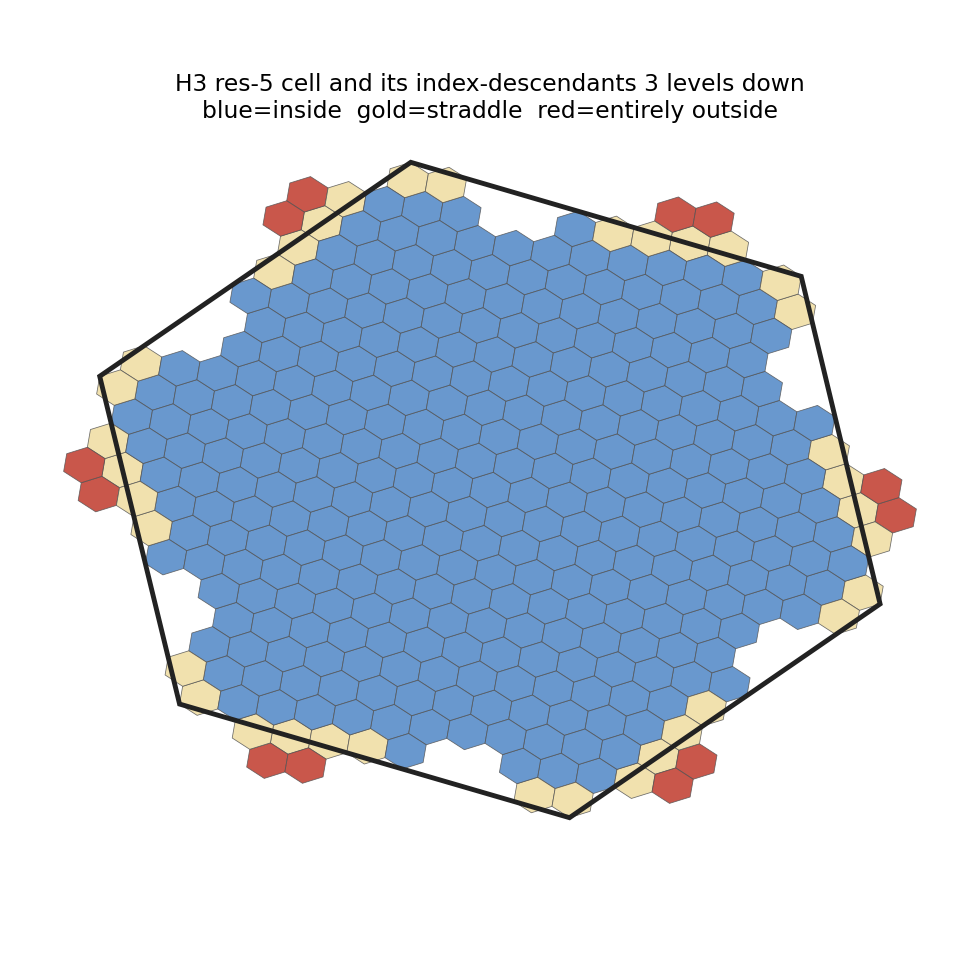

Source code (Python):
# Part of the Hex9 (H9) Project
# Copyright ©2025, Ben Griffin
# Licensed under the Apache License, Version 2.0

"""
H3 hierarchy: exact in the index, divergent in geometry — a demonstrator.

Backs the §12 nesting claim in the Hex9 paper (`docs/paper-draft.md`) and the
figures `docs/h3/001.jpg`–`003.jpeg`.  Two independent facts about H3's
aperture-7 subdivision:

  PART A — the INDEX hierarchy is exact and deterministic.
    `cell_to_parent` is single-valued and transitive, so a shared parent always
    implies a shared grandparent.  (This is why the paper must *not* claim
    otherwise in index terms — an earlier draft did, and a reviewer rightly
    flagged it.)

  PART B — the GEOMETRY does not nest, and the divergence compounds with depth.
    Counting a cell H's index-descendants by their area overlap with H:
      * 1 generation down  — only the centre child is inside; the other six straddle.
      * 2 generations down — boundary grandchildren split ~half-and-half (overlap ≈ 0.5).
      * 3 generations down — some index-descendants lie ENTIRELY outside H
                             (overlap = 0), though their address extends H's.
      * 4 generations down — many more do.
    So H3's hierarchy is an exact index laid over grids that never geometrically
    refine one another.  (The exact counts are cell-dependent; the *existence* of
    entirely-outside descendants by the third generation is the universal claim.)

This is a comparison demonstrator — it uses only the reference `h3` and `shapely`
libraries, no Hex9 code.

Run:
    python docs/h3/h3_nesting.py                 # print Part A + Part B table
    python docs/h3/h3_nesting.py --figure        # also write h3_nesting.png
    python docs/h3/h3_nesting.py --res 6 --lat 51.48 --lng 0 --gens 4

Last tested: 29 Jun 2026 — h3 4.x, shapely 2.x.
"""
import argparse

import h3
from shapely.geometry import Polygon
from shapely.ops import unary_union


def cell_polygon(cell: str) -> Polygon:
    """Lon/lat polygon of an H3 cell boundary (x=lng, y=lat)."""
    return Polygon([(lng, lat) for lat, lng in h3.cell_to_boundary(cell)])


def part_a_index_is_exact(lat: float, lng: float, res: int) -> None:
    """Index parent is single-valued + transitive ⇒ shared parent ⇒ shared grandparent."""
    base = h3.latlng_to_cell(lat, lng, res)
    siblings = h3.cell_to_children(base, res + 1)            # all share parent `base`
    grandparents = {h3.cell_to_parent(c, res - 1) for c in siblings}

    # transitivity over a wide sample: parent(parent(c)) == grandparent(c)
    sample = h3.cell_to_children(h3.latlng_to_cell(0.0, 0.0, res - 3), res + 1)
    transitive = all(
        h3.cell_to_parent(h3.cell_to_parent(c, res), res - 1)
        == h3.cell_to_parent(c, res - 1)
        for c in sample
    )

    print('PART A — index hierarchy (exact, deterministic)')
    print(f'  {len(siblings)} children of one cell share exactly '
          f'{len(grandparents)} grandparent  -> shared parent implies shared '
          f'grandparent: {len(grandparents) == 1}')
    print(f'  parent(parent(c)) == grandparent(c) for all {len(sample)} sampled '
          f'cells: {transitive}')
    print()


def part_b_geometry_diverges(lat: float, lng: float, res: int, gens: int) -> None:
    """Tabulate index-descendants of H by area-overlap with H, generation by generation."""
    h0 = h3.latlng_to_cell(lat, lng, res)
    H = cell_polygon(h0)

    print('PART B — geometric containment (divergent, compounding)')
    print(f'  anchor cell H = {h0}  (res {res})')
    print(f'  {"down":>4} {"descendants":>12} {"inside H":>9} {"straddle":>9} '
          f'{"OUTSIDE H":>10} {"min overlap":>12}')
    for k in range(1, gens + 1):
        desc = h3.cell_to_children(h0, res + k)
        fracs = []
        for d in desc:
            D = cell_polygon(d)
            inter = D.intersection(H).area
            fracs.append(inter / D.area if D.area else 0.0)
        outside = sum(f < 1e-9 for f in fracs)
        inside = sum(f > 0.999 for f in fracs)
        straddle = len(fracs) - outside - inside
        print(f'  {k:>4} {len(desc):>12} {inside:>9} {straddle:>9} '
              f'{outside:>10} {min(fracs):>12.3f}')
    print()
    print('  Note: counts are cell-dependent; the universal claim is the *existence*')
    print('  of entirely-outside index-descendants by the third generation.')


def write_figure(lat: float, lng: float, res: int, gens: int, path: str) -> None:
    """Optional: H and its `gens`-down index-descendants, coloured by containment."""
    try:
        import matplotlib
        matplotlib.use('Agg')
        import matplotlib.pyplot as plt
        from matplotlib.patches import Polygon as MplPolygon
    except ImportError:
        print('  (matplotlib not available — skipping figure)')
        return

    h0 = h3.latlng_to_cell(lat, lng, res)
    H = cell_polygon(h0)
    fig, ax = plt.subplots(figsize=(7, 7))
    ax.add_patch(MplPolygon(list(H.exterior.coords), closed=True, fill=False,
                            edgecolor='#222222', linewidth=2.5, zorder=3))
    # CVD-safe: blue=inside, gold=straddle, red=outside (luminance-separated).
    colours = {'in': '#4f86c6', 'straddle': '#efdca0', 'out': '#c0392b'}
    for d in h3.cell_to_children(h0, res + gens):
        D = cell_polygon(d)
        frac = D.intersection(H).area / D.area if D.area else 0.0
        key = 'out' if frac < 1e-9 else 'in' if frac > 0.999 else 'straddle'
        ax.add_patch(MplPolygon(list(D.exterior.coords), closed=True,
                                facecolor=colours[key], edgecolor='#555555',
                                linewidth=0.4, alpha=0.85, zorder=2))
    ax.autoscale()
    ax.set_aspect('equal')
    ax.set_title(f'H3 res-{res} cell and its index-descendants {gens} levels down\n'
                 f'blue=inside  gold=straddle  red=entirely outside')
    ax.axis('off')
    fig.tight_layout()
    fig.savefig(path, dpi=140)
    print(f'  Saved figure: {path}')


if __name__ == '__main__':
    ap = argparse.ArgumentParser(description=__doc__.splitlines()[1])
    ap.add_argument('--lat', type=float, default=40.0)
    ap.add_argument('--lng', type=float, default=-3.0)
    ap.add_argument('--res', type=int, default=5, help='resolution of the anchor cell H')
    ap.add_argument('--gens', type=int, default=4, help='generations below H to tabulate')
    ap.add_argument('--figure', action='store_true', help='also write h3_nesting.png')
    args = ap.parse_args()

    part_a_index_is_exact(args.lat, args.lng, args.res)
    part_b_geometry_diverges(args.lat, args.lng, args.res, args.gens)
    if args.figure:
        import os
        write_figure(args.lat, args.lng, args.res, 3,
                     os.path.join(os.path.dirname(__file__), 'h3_nesting.png'))
